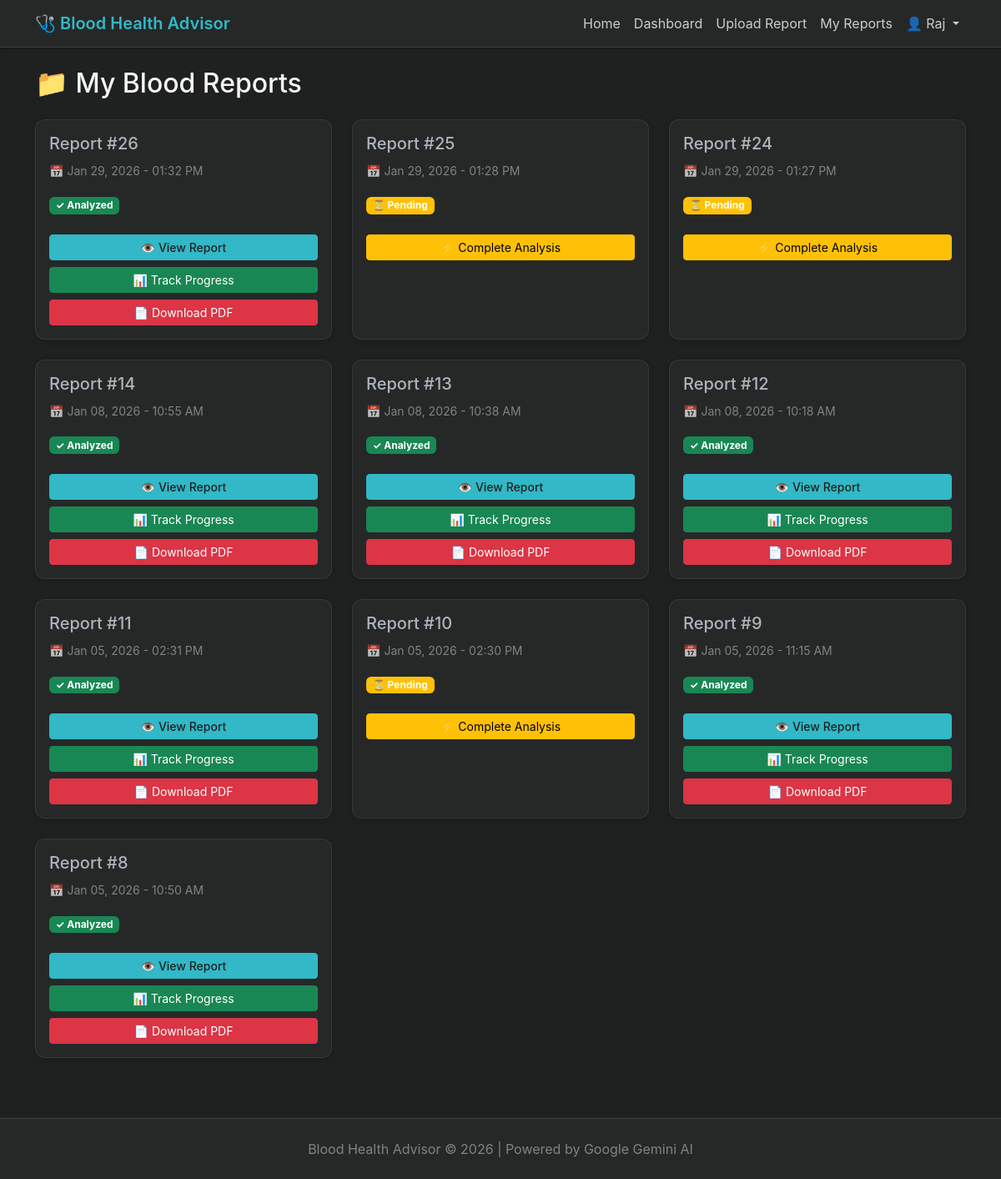
The app's page /reports/ (signed in), older data.
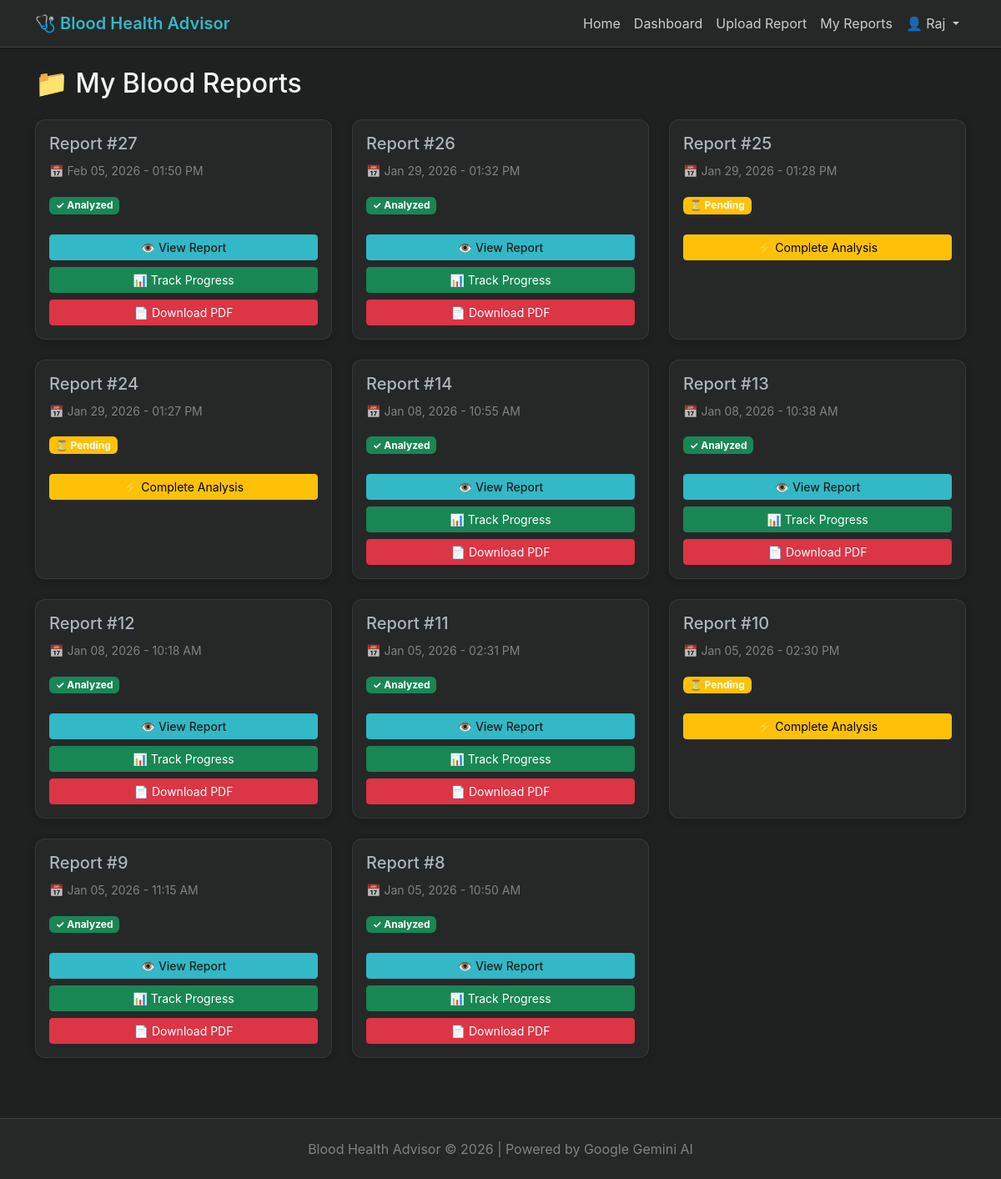
The same page, newer data.
### analyzer/models.py (models this page shows, shortened)
class BloodReport(models.Model):
    user = models.ForeignKey(User, on_delete=models.CASCADE, null=True, blank=True)
    report_file = models.FileField(upload_to='blood_reports/')
    extracted_text = models.TextField(blank=True)
    uploaded_at = models.DateTimeField(auto_now_add=True)
    class Meta:
        ordering = ['-uploaded_at']

### analyzer/views.py (the view)
# urls.py: path('reports/', views.report_list, name='report_list'),
@login_required
def report_list(request):
    reports = BloodReport.objects.filter(user=request.user).order_by('-uploaded_at')
    return render(request, 'analyzer/report_list.html', {'reports': reports})

### templates/analyzer/report_list.html (shortened to what this page needs)
{% extends 'base.html' %}
{% load custom_filters %}
{% block content %}
<div class="row">
    <div class="col-12">
        <h2 class="mb-4">📁 My Blood Reports</h2>
        {% if reports %}
            <div class="row">
                {% for report in reports %}
                    <div class="col-md-6 col-lg-4 mb-4">
                        <div class="card h-100">
                            <div class="card-body">
                                <h5 class="card-title">Report #{{ report.id }}</h5>
                                <p class="text-muted">
                                    <small>📅 {{ report.uploaded_at|date:"M d, Y - h:i A" }}</small>
                                </p>
                                {% if report.recommendation %}
                                    <span class="badge bg-success mb-2">✓ Analyzed</span>
                                {% else %}
                                    <span class="badge bg-warning mb-2">⏳ Pending</span>
                                {% endif %}
                                <div class="d-grid gap-2 mt-3">
                                    {% if report.recommendation %}
                                        <a href="{% url 'generate_recommendations' report.id %}"
                                           class="btn btn-primary btn-sm">
                                            👁️ View Report
                                        </a>
                                        <a href="{% url 'progress_tracker' report.id %}"
                                           class="btn btn-success btn-sm">
                                            📊 Track Progress
                                        </a>
                                        <a href="{% url 'download_pdf_report' report.id %}"
                                           class="btn btn-danger btn-sm">
                                            📄 Download PDF
                                        </a>
                                    {% else %}
                                        <a href="{% url 'allergy_info' report.id %}"
                                           class="btn btn-warning btn-sm">
                                            ⚡ Complete Analysis
                                        </a>
                                    {% endif %}
                                </div>
                            </div>
                        </div>
                    </div>
                {% endfor %}
            </div>
        {% else %}
            <div class="alert alert-info">
                <h5>No reports yet!</h5>
                <p>Upload your first blood report to get started.</p>
                <a href="{% url 'upload_report' %}" class="btn btn-primary">📤 Upload Report</a>
            </div>
        {% endif %}
    </div>
</div>
{% endblock %}

Row changes from the older to the newer data that the page shows:
added BloodReport: id "27", uploaded_at "Feb 05, 2026 - 01:50 PM", shows "✓ Analyzed", shows "👁️ View Report"
